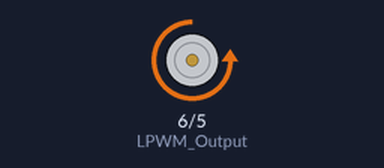
Bench run of a sketch on a simulated Arduino Uno, built with avr-gcc and run on an emulated ATmega328P. On the bench: motor-driver pin pairs drawn as motors (green arrow = first pin HIGH = forward, orange = second pin HIGH = backward, longer = more drive).

Above: at 0.05 s.
Timing chart, 0 to 3.0 s (numbered marks = the images above):
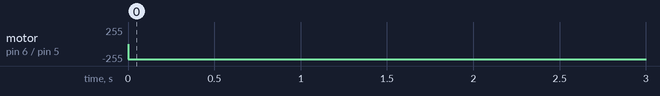

The sketch:

ibt2_basic.ino
```cpp
int SENSOR_PIN = 0; // center pin of the potentiometer
int RPWM_Output = 5; // Arduino PWM output pin 5; connect to IBT-2 pin 1 (RPWM)
int LPWM_Output = 6; // Arduino PWM output pin 6; connect to IBT-2 pin 2 (LPWM)


void setup()
{
 pinMode(RPWM_Output, OUTPUT);
 pinMode(LPWM_Output, OUTPUT);
}


void loop()
{
 //int sensorValue = analogRead(SENSOR_PIN);
 // sensor value is in the range 0 to 1023
 // the lower half of it we use for reverse rotation; the upper half for forward
//rotation
 //if (sensorValue < 512)
 //{
 // reverse rotation
// int reversePWM = -(sensorValue - 511) / 2;
 analogWrite(LPWM_Output, 0);
 analogWrite(RPWM_Output, 1000);
 //}
delay(1000);
 // forward rotation
 //int forwardPWM = (sensorValue - 512) / 2;
 analogWrite(LPWM_Output, 2000);
 analogWrite(RPWM_Output, 0);
 //}
}
```

Measured:
- by itself, motor on pin 6 (LPWM_Output) / pin 5 (RPWM_Output): stopped → backward 232/255 at 0.00 s
